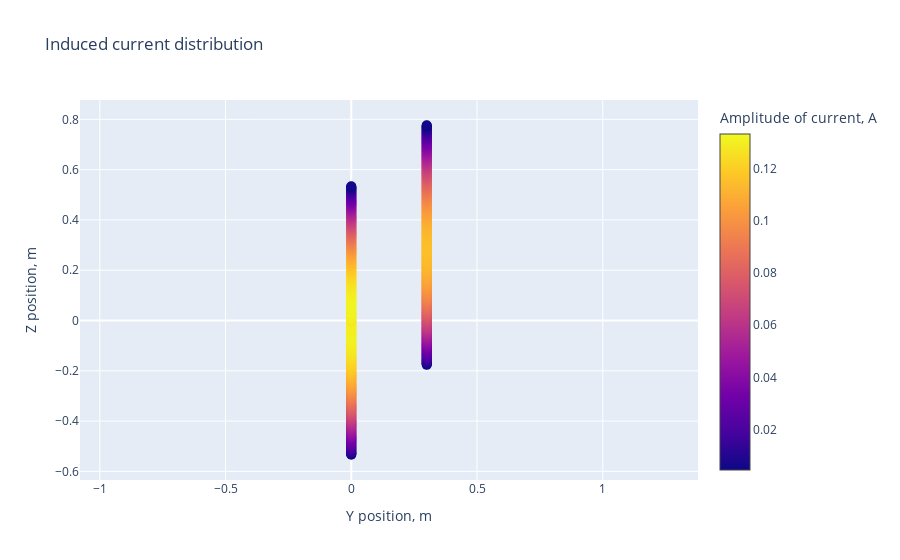

Notebook code cell kept with this figure:
### Code cell
current_block, current = efie.directional_pattern(test, incident_voltage, frequency, delta_r)
gm.current_disribution_together(R_block, current_block)
gm.current_distribution_2d(R, current)

### Figure 1 — Plotly figure (JSON) as saved in the notebook; plotly's stock layout.template omitted (floating-point values rounded to 4 significant figures; data arrays with more than 128 entries replaced by an {"elided": "..."} marker saying what was removed)
{"data": [{"marker": {"color": {"elided": "986 float values"}, "colorbar": {"title": {"text": "Amplitude of current, A"}}, "colorscale": [[0, "#0d0887"], [0.1111, "#46039f"], [0.2222, "#7201a8"], [0.3333, "#9c179e"], [0.4444, "#bd3786"], [0.5556, "#d8576b"], [0.6667, "#ed7953"], [0.7778, "#fb9f3a"], [0.8889, "#fdca26"], [1, "#f0f921"]], "showscale": true, "size": 10}, "mode": "markers", "name": "Точки", "type": "scatter", "x": {"elided": "986 float values"}, "y": {"elided": "986 float values"}}], "layout": {"title": {"text": "Induced current distribution"}, "xaxis": {"scaleanchor": "y", "title": {"text": "Y position, m"}}, "yaxis": {"scaleanchor": "x", "title": {"text": "Z position, m"}}}}
